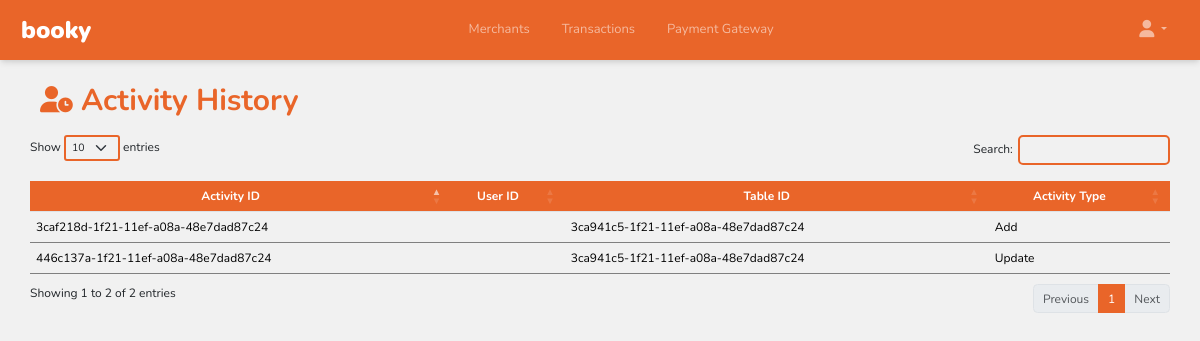
Screenshot of /activity_history.php with the database file from the repository.
### tables this page shows
CREATE TABLE `activity_history` (
  `activity_id` varchar(36) NOT NULL,
  `user_id` varchar(36) DEFAULT NULL,
  `table_name` varchar(50) NOT NULL,
  `table_id` varchar(36) NOT NULL,
  `activity_type` enum('Add','Update','Delete','Login') NOT NULL,
  `description` text NOT NULL,
  `created_at` timestamp NOT NULL DEFAULT current_timestamp(),
  `updated_at` timestamp NOT NULL DEFAULT current_timestamp()
);

### activity_history.php (the view, shortened to what this page needs)
<?php require_once("header.php")?>
<?php
function displayPGFeeRate() {
  include("inc/config.php");
  $sql = "SELECT * FROM activity_history";
  $result = $conn->query($sql);
  if ($result->num_rows > 0) {
      while ($row = $result->fetch_assoc()) {
          echo "<tr data-id='" . $row['activity_id'] . "' class='message-row'>";
          echo "<td class='message-cell'>" . $row['activity_id'] . "</td>";
          echo "<td class='message-cell'>" . $row['user_id'] . "</td>";
          echo "<td class='message-cell'>" . $row['table_id'] . "</td>";
          echo "<td class='message-cell'>" . $row['activity_type'] . "</td>";
          echo "</tr>";
      }
  }
}
?>
<!DOCTYPE html>
<html lang="en">
<head>
  <link href="https://cdn.jsdelivr.net/npm/bootstrap@5.3.3/dist/css/bootstrap.min.css" rel="stylesheet">
  <link rel='stylesheet' href='https://cdn.datatables.net/1.13.5/css/dataTables.bootstrap5.min.css'>
  <link rel='stylesheet' href='https://cdnjs.cloudflare.com/ajax/libs/font-awesome/4.6.3/css/font-awesome.min.css'>
  <link rel="stylesheet" href="style.css">
</head>
<body>
<div class="cont-box">
  <div class="custom-box pt-4">
  <div class="sub" style="text-align:left;">
  <div class="add-btns">
    <p class="title"><i class="fa-solid fa-user-clock fa-sm"></i> Activity History</p>
</div>
    <div class="content" style="width:95%;margin-left:auto;margin-right:auto;">
        <table id="example" class="table bord" style="width:100%;">
        <thead>
            <tr>
                <th>Activity ID</th>
                <th>User ID</th>
                <th>Table ID</th>
                <th>Activity Type</th>
            </tr>
        </thead>
        <tbody id="dynamicTableBody">
        <?php displayPGFeeRate(); ?>
        </tbody>
    </table>
  </div>
</div>
</div>
</body>
</html>

### header.php (shortened to what this page needs)
<!DOCTYPE html>
<html>
<head>
    <link href="https://cdn.jsdelivr.net/npm/bootstrap@5.2.3/dist/css/bootstrap.min.css" rel="stylesheet">
    <link rel="stylesheet" href="style.css">
</head>
<body>
<nav class="navbar navbar-expand-lg navbar-dark p-3">
    <div class="container-fluid">
        <a class="navbar-brand" href="order.php">
            <span class="navbar-brand mb-0 mr-2 h1 fs-2" style="font-weight:900 !important;color:#fff;">booky</span>
        </a>
        <div class=" collapse navbar-collapse" id="navbarNavDropdown">
            <ul class="navbar-nav ms-auto ">
                <li class="nav-item">
                    <a id="orders-link" class="nav-link mx-2" aria-current="page" href="/Merchant-Tool/merchant/index.php"  style="padding-right:10px;padding-left:10px;">Merchants</a>
                </li>
                <li class="nav-item">
                    <a id="merchants-link" class="nav-link mx-2" aria-current="page" href="/Merchant-Tool/transaction.php" style="padding-right:10px;padding-left:10px;">Transactions</a>
                </li>
                <li class="nav-item">
                    <a id="pg-link" class="nav-link mx-2" aria-current="page" href="/Merchant-Tool/pg_fee_rate.php" style="padding-right:10px;padding-left:10px;">Payment Gateway</a>
                </li>
            </ul>
            <ul class="navbar-nav ms-auto d-none d-lg-inline-flex">
                <li class="nav-item dropdown">
                    <a class="nav-link mx-2 dropdown-toggle" href="#" id="navbarDropdownMenuLink" role="button" data-bs-toggle="dropdown" aria-expanded="false">
                        <i class="fa-solid fa-user fa-lg"></i>
                    </a>
                </li>
            </ul>
        </div>
    </div>
</nav>
</body>
</html>

### style.css (style rules this page uses)
* { font-family: "Nunito", sans-serif; font-size: 12px; margin:0; }
.navbar { box-shadow: rgba(0, 0, 0, 0.1) 0px 4px 6px -1px, rgba(0, 0, 0, 0.06) 0px 2px 4px -1px; background-color: #E96529; }
th { background-color:#E96529 !important; text-align:center !important; color:#fff !important; }
a { text-decoration: none; }
td { background-color:transparent !important; border-bottom: 1px solid #808080 !important; }

### header.php (style rules this page uses)
.navbar a { font-size: 13px !important; }

### activity_history.php (style rules this page uses)
body { background-image: url("images/bg_booky.png"); background-position: center; background-repeat: no-repeat; background-size: cover; background-attachment: fixed; }
.title { font-size: 30px; font-weight: bold; margin-right: auto; padding-left: 5vh; color: #E96529;" }
.add-btns { padding-bottom: 0px; padding-right: 5vh; display: flex; align-items: center; }

### rows the page displays
activity_history: activity_id "3caf218d-1f21-11ef-a08a-48e7dad87c24", table "3ca941c5-1f21-11ef-a08a-48e7dad87c24", activity_type "Add"
activity_history: activity_id "446c137a-1f21-11ef-a08a-48e7dad87c24", table "3ca941c5-1f21-11ef-a08a-48e7dad87c24", activity_type "Update"
